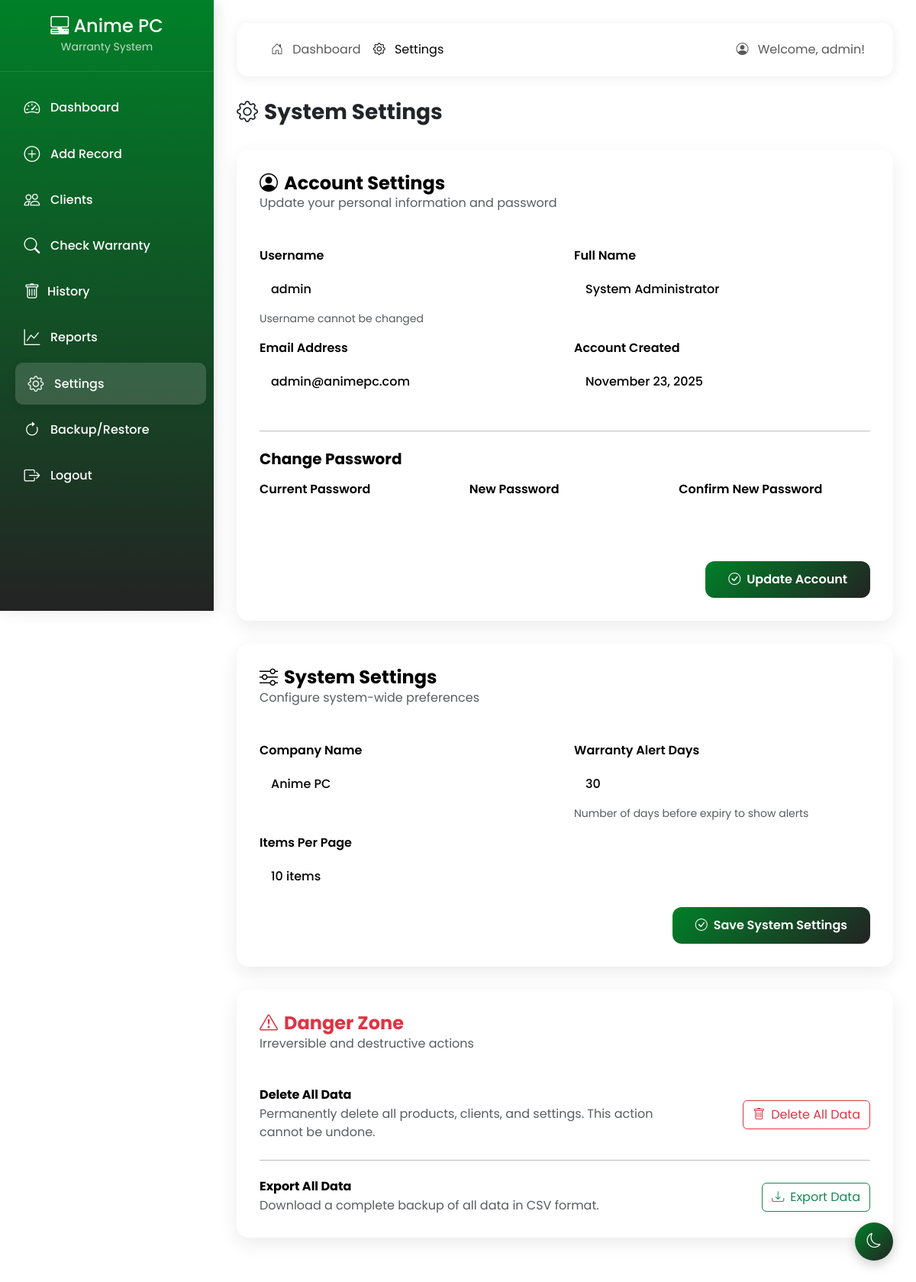
The page /Settings.php (signed in) on the database its author committed.
### tables this page shows
CREATE TABLE `users` (
  `id` int(11) NOT NULL AUTO_INCREMENT,
  `username` varchar(50) NOT NULL,
  `password` varchar(255) NOT NULL,
  `email` varchar(100) DEFAULT NULL,
  `full_name` varchar(100) DEFAULT NULL,
  `created_at` timestamp NOT NULL DEFAULT current_timestamp(),
  PRIMARY KEY (`id`),
  UNIQUE KEY `username` (`username`)
);

### Settings.php (the view, shortened to what this page needs)
<?php
include 'config.php';
$userStmt = $pdo->prepare("SELECT * FROM users WHERE id = ?");
$userStmt->execute([$_SESSION['user_id']]);
$user = $userStmt->fetch();
$settingsStmt = $pdo->query("SELECT setting_key, setting_value FROM settings");
$settings = $settingsStmt->fetchAll(PDO::FETCH_KEY_PAIR);
?>
<!DOCTYPE html>
<html lang="en">
<head>
    <link href="https://cdn.jsdelivr.net/npm/bootstrap@5.3.0-alpha1/dist/css/bootstrap.min.css" rel="stylesheet">
    <link rel="stylesheet" href="https://cdn.jsdelivr.net/npm/bootstrap-icons@1.11.0/font/bootstrap-icons.css">
</head>
<body>
    <div class="sidebar">
        <div class="sidebar-brand">
            <h4 class="mb-0"><i class="bi bi-pc-display-horizontal"></i> <span>Anime PC</span></h4>
            <small class="opacity-75">Warranty System</small>
        </div>
        <ul class="sidebar-nav">
            <li><a href="dashboard.php"><i class="bi bi-speedometer2"></i> <span>Dashboard</span></a></li>
            <li><a href="products.php"><i class="bi bi-plus-circle"></i> <span>Add Record</span></a></li>
            <li><a href="clients.php"><i class="bi bi-people"></i> <span>Clients</span></a></li>
            <li><a href="warranty.php"><i class="bi bi-search"></i> <span>Check Warranty</span></a></li>
                            <li><a href="history.php"><i class="bi bi-trash me-2  "></i> <span>History</span></a></li>
            <li><a href="reports.php"><i class="bi bi-graph-up"></i> <span>Reports</span></a></li>
            <li><a href="settings.php" class="active"><i class="bi bi-gear"></i> <span>Settings</span></a></li>
            <li><a href="backup.php"><i class="bi bi-arrow-clockwise"></i> <span>Backup/Restore</span></a></li>
            <li><a href="logout.php"><i class="bi bi-box-arrow-right"></i> <span>Logout</span></a></li>
        </ul>
    </div>
    <div class="main-content">
        <nav class="navbar navbar-expand-lg navbar-light navbar-custom">
            <div class="container-fluid">
                <div class="collapse navbar-collapse" id="navbarNav">
                    <ul class="navbar-nav me-auto">
                        <li class="nav-item">
                            <a class="nav-link" href="dashboard.php"><i class="bi bi-house-door me-2"></i> Dashboard</a>
                        </li>
                        <li class="nav-item">
                            <a class="nav-link active" href="#"><i class="bi bi-gear me-2"></i> Settings</a>
                        </li>
                    </ul>
                    <span class="navbar-text">
                        <i class="bi bi-person-circle me-2"></i> Welcome, <?php echo htmlspecialchars($_SESSION['username']); ?>!
                    </span>
                </div>
            </div>
        </nav>
        <div class="d-flex justify-content-between align-items-center mb-4">
            <h1 class="h3 fw-bold text-dark"><i class="bi bi-gear me-2"></i>System Settings</h1>
        </div>
        <div class="settings-card">
            <div class="settings-header">
                <h4 class="fw-bold mb-0"><i class="bi bi-person-circle me-2"></i>Account Settings</h4>
                <p class="text-muted mb-0">Update your personal information and password</p>
            </div>
            <form method="POST">
                <div class="row g-4">
                    <div class="col-md-6">
                        <div class="mb-3">
                            <label for="username" class="form-label">Username</label>
                            <input type="text" class="form-control" id="username" value="<?php echo htmlspecialchars($user['username']); ?>" readonly>
                            <div class="form-text">Username cannot be changed</div>
                        </div>
                    </div>
                    <div class="col-md-6">
                        <div class="mb-3">
                            <label for="full_name" class="form-label">Full Name</label>
                            <input type="text" class="form-control" id="full_name" name="full_name" value="<?php echo htmlspecialchars($user['full_name']); ?>" required>
                        </div>
                    </div>
                </div>
                <div class="row g-4">
                    <div class="col-md-6">
                        <div class="mb-3">
                            <label for="email" class="form-label">Email Address</label>
                            <input type="email" class="form-control" id="email" name="email" value="<?php echo htmlspecialchars($user['email']); ?>" required>
                        </div>
                    </div>
                    <div class="col-md-6">
                        <div class="mb-3">
                            <label class="form-label">Account Created</label>
                            <input type="text" class="form-control" value="<?php echo date('F j, Y', strtotime($user['created_at'])); ?>" readonly>
                        </div>
                    </div>
                </div>
                <hr class="my-4">
                <h5 class="fw-bold mb-3">Change Password</h5>
                <div class="row g-4">
                    <div class="col-md-4">
                        <div class="mb-3">
                            <label for="current_password" class="form-label">Current Password</label>
                            <input type="password" class="form-control" id="current_password" name="current_password">
                        </div>
                    </div>
                    <div class="col-md-4">
                        <div class="mb-3">
                            <label for="new_password" class="form-label">New Password</label>
                            <input type="password" class="form-control" id="new_password" name="new_password">
                            <div class="password-strength" id="passwordStrength"></div>
                        </div>
                    </div>
                    <div class="col-md-4">
                        <div class="mb-3">
                            <label for="confirm_password" class="form-label">Confirm New Password</label>
                            <input type="password" class="form-control" id="confirm_password" name="confirm_password">
                        </div>
                    </div>
                </div>
                <div class="d-flex justify-content-end">
                    <button type="submit" name="update_account" class="btn btn-custom">
                        <i class="bi bi-check-circle me-2"></i>Update Account
                    </button>
                </div>
            </form>
        </div>
        <div class="settings-card">
            <div class="settings-header">
                <h4 class="fw-bold mb-0"><i class="bi bi-sliders me-2"></i>System Settings</h4>
                <p class="text-muted mb-0">Configure system-wide preferences</p>
            </div>
            <form method="POST">
                <div class="row g-4">
                    <div class="col-md-6">
                        <div class="mb-3">
                            <label for="company_name" class="form-label">Company Name</label>
                            <input type="text" class="form-control" id="company_name" name="company_name"
                                   value="<?php echo htmlspecialchars($settings['company_name'] ?? 'Anime PC'); ?>">
                        </div>
                    </div>
                    <div class="col-md-6">
                        <div class="mb-3">
                            <label for="warranty_alert_days" class="form-label">Warranty Alert Days</label>
                            <input type="number" class="form-control" id="warranty_alert_days" name="warranty_alert_days"
                                   value="<?php echo htmlspecialchars($settings['warranty_alert_days'] ?? '30'); ?>" min="1" max="365">
                            <div class="form-text">Number of days before expiry to show alerts</div>
                        </div>
                    </div>
                </div>
                <div class="row g-4">
                    <div class="col-md-6">
                        <div class="mb-3">
                            <label for="items_per_page" class="form-label">Items Per Page</label>
                            <select class="form-select" id="items_per_page" name="items_per_page">
                                <option value="10" <?php echo ($settings['items_per_page'] ?? '10') == '10' ? 'selected' : ''; ?>>10 items</option>
                            </select>
                        </div>
                    </div>
                </div>
                <div class="d-flex justify-content-end">
                    <button type="submit" name="update_system" class="btn btn-custom">
                        <i class="bi bi-check-circle me-2"></i>Save System Settings
                    </button>
                </div>
            </form>
        </div>
        <div class="settings-card border-danger">
            <div class="settings-header border-danger">
                <h4 class="fw-bold mb-0 text-danger"><i class="bi bi-exclamation-triangle me-2"></i>Danger Zone</h4>
                <p class="text-muted mb-0">Irreversible and destructive actions</p>
            </div>
            <div class="row g-4 align-items-center">
                <div class="col-md-8">
                    <h6 class="fw-bold mb-1">Delete All Data</h6>
                    <p class="text-muted mb-0">Permanently delete all products, clients, and settings. This action cannot be undone.</p>
                </div>
                <div class="col-md-4 text-end">
                    <button class="btn btn-outline-danger" id="deleteAllData">
                        <i class="bi bi-trash me-2"></i>Delete All Data
                    </button>
                </div>
            </div>
            <hr class="my-4">
            <div class="row g-4 align-items-center">
                <div class="col-md-8">
                    <h6 class="fw-bold mb-1">Export All Data</h6>
                    <p class="text-muted mb-0">Download a complete backup of all data in CSV format.</p>
                </div>
                <div class="col-md-4 text-end">
                    <a href="export_data.php" class="btn btn-outline-success">
                        <i class="bi bi-download me-2"></i>Export Data
                    </a>
                </div>
            </div>
        </div>
    </div>
    <div class="theme-toggle">
        <button class="theme-btn" id="themeToggle">
            <i class="bi bi-moon"></i>
        </button>
    </div>
</body>
</html>

### Settings.php (style rules this page uses)
:root { --primary: #008028ff; --secondary: #232323ff; --success: #10b981; --warning: #f59e0b; --danger: #ef4444; --info: #3b82f6; --dark: #1f2937; --light: #f8fafc; }
* { font-family: 'Poppins', sans-serif; }
body { background: var(--bg-color); color: var(--text-color); font-weight: 400; transition: all 0.3s ease; }
.sidebar { background: linear-gradient(180deg, var(--primary) 0%, var(--secondary) 100%); color: #fff; height: 100vh; position: fixed; top: 0; left: 0; width: 280px; padding-top: 20px; transition: all 0.3s; box-shadow: 3px 0 20px rgba(0,0,0,0.1); z-index: 1000; }
.sidebar-brand { padding: 0 20px 20px; text-align: center; border-bottom: 1px solid rgba(255,255,255,0.1); margin-bottom: 20px; }
.sidebar-nav { list-style: none; padding: 0; margin: 0; }
.sidebar-nav li { margin: 5px 15px; }
.sidebar-nav a { color: #fff; text-decoration: none; display: flex; align-items: center; padding: 12px 15px; border-radius: 10px; transition: all 0.3s ease; font-weight: 500; }
.sidebar-nav a:hover, .sidebar-nav a.active { background: rgba(255,255,255,0.15); transform: translateX(5px); box-shadow: 0 4px 12px rgba(0,0,0,0.1); }
.sidebar-nav i { font-size: 1.3rem; margin-right: 12px; width: 24px; text-align: center; }
.main-content { margin-left: 280px; padding: 30px; transition: all 0.3s; background: var(--bg-color); min-height: 100vh; }
.navbar-custom { background: var(--card-bg); box-shadow: 0 2px 15px rgba(0,0,0,0.08); border-radius: 15px; padding: 15px 25px; margin-bottom: 30px; border: 1px solid var(--border-color); }
.settings-card { background: var(--card-bg); border-radius: 16px; box-shadow: 0 8px 25px rgba(0,0,0,0.08); padding: 30px; margin-bottom: 30px; border: 1px solid var(--border-color); transition: all 0.3s ease; }
.settings-header { border-bottom: 2px solid var(--border-color); padding-bottom: 20px; margin-bottom: 25px; }
.form-control, .form-select { border-radius: 12px; padding: 12px 15px; border: 2px solid var(--border-color); background: var(--card-bg); color: var(--text-color); transition: all 0.3s ease; font-weight: 500; }
.form-label { font-weight: 600; color: var(--text-color); margin-bottom: 8px; }
.btn-custom { background: linear-gradient(135deg, var(--primary), var(--secondary)); border: none; color: white; padding: 12px 30px; border-radius: 12px; font-weight: 600; transition: all 0.3s ease; }
.theme-toggle { position: fixed; bottom: 30px; right: 30px; z-index: 1000; }
.theme-btn { width: 50px; height: 50px; border-radius: 50%; background: linear-gradient(135deg, var(--primary), var(--secondary)); border: none; color: white; display: flex; align-items: center; justify-content: center; font-size: 1.2rem; box-shadow: 0 5px 15px rgba(0,0,0,0.2); transition: all 0.3s ease; }
.password-strength { height: 5px; border-radius: 5px; margin-top: 5px; transition: all 0.3s ease; }

### rows shown on the page
users: username "admin", full_name "System Administrator", email "admin@animepc.com", created_at "November 23, 2025"

### other values the page prints
$_SESSION['username'] "admin"
